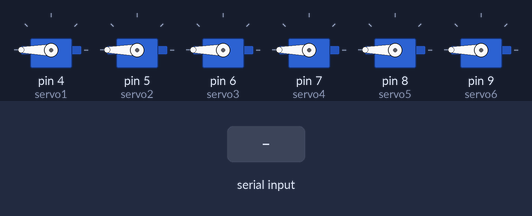
This program was run on a simulated Arduino Uno, built with avr-gcc and run on an emulated ATmega328P. Parts: 6 × servo. Inputs (shaded band) come from the test bench.

Above: at 1.2 s.
1.3 s: "1" received over Serial
At 2.5 s:
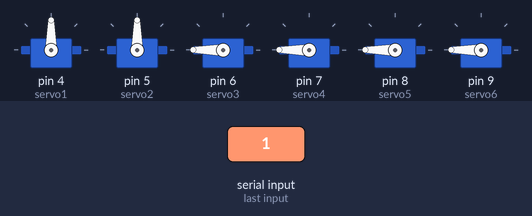
Timing chart, 0 to 7.8 s (numbered marks = the images above; inputs shaded):
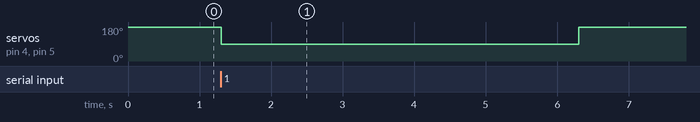

The program:

main.cpp
```cpp
#include <Arduino.h>
#include <Servo.h>

Servo servo1;  // 4번 핀 서보모터
Servo servo2;  // 5번 핀 서보모터
Servo servo3;  // 6번 핀 서보모터
Servo servo4;  // 7번 핀 서보모터
Servo servo5;  // 8번 핀 서보모터
Servo servo6;  // 9번 핀 서보모터

void setup() {
  Serial.begin(9600);

  servo1.attach(4);
  servo2.attach(5);
  servo3.attach(6);
  servo4.attach(7);
  servo5.attach(8);
  servo6.attach(9);

  // 모든 서보 초기화 (180도)
  servo1.write(180);
  servo2.write(180);
  servo3.write(180);
  servo4.write(180);
  servo5.write(180);
  servo6.write(180);
}

void rotateServosTogether(Servo &servoA, Servo &servoB, int angle, int duration) {
  // 목표 각도 설정
  int targetAngle = 180 - angle;  // 180도에서 angle만큼 감소 (반시계 방향)

  servoA.write(targetAngle);      // 목표 각도로 이동
  servoB.write(targetAngle);
  delay(duration);               // 유지 시간
  servoA.write(180);              // 초기화 상태로 복귀
  servoB.write(180);
}


void loop() {
  if (Serial.available() > 0) {
    char command = Serial.read();

    if (command == '1') {
      rotateServosTogether(servo1, servo2, 90, 5000);  // 4번, 5번 핀: 180 → 90
    } else if (command == '2') {
      rotateServosTogether(servo3, servo4, 90, 5000);  // 6번, 7번 핀: 180 → 90
    } else if (command == '3') {
      rotateServosTogether(servo5, servo6, 90, 5000);  // 8번, 9번 핀: 180 → 90
    }
  }
}
```

Measured:
- after the input at 1.3 s, servo on pin 4 (servo1), servo on pin 5 (servo2): 180° → 90° at once, → 180° 5.0 s later
